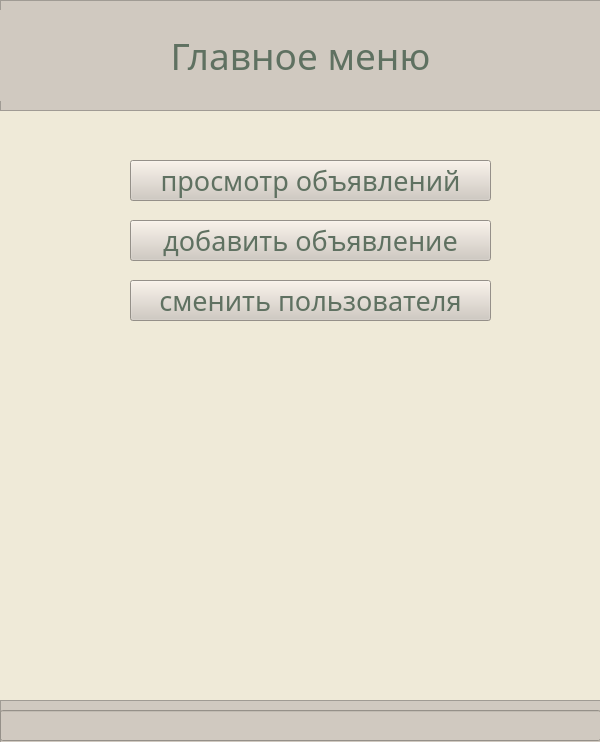
<?xml version="1.0" encoding="UTF-8"?>
<ui version="4.0">
 <class>MainWindow</class>
 <widget class="QMainWindow" name="MainWindow">
  <property name="geometry">
   <rect>
    <x>0</x>
    <y>0</y>
    <width>600</width>
    <height>742</height>
   </rect>
  </property>
  <property name="font">
   <font>
    <family>Microsoft Himalaya</family>
    <pointsize>16</pointsize>
   </font>
  </property>
  <property name="windowTitle">
   <string>MainWindow</string>
  </property>
  <widget class="QWidget" name="centralwidget">
   <property name="styleSheet">
    <string notr="true">background-color: rgb(239, 234, 216);</string>
   </property>
   <widget class="QFrame" name="frame">
    <property name="geometry">
     <rect>
      <x>0</x>
      <y>0</y>
      <width>601</width>
      <height>111</height>
     </rect>
    </property>
    <property name="styleSheet">
     <string notr="true">background-color: rgb(208, 201, 192);</string>
    </property>
    <property name="frameShape">
     <enum>QFrame::StyledPanel</enum>
    </property>
    <property name="frameShadow">
     <enum>QFrame::Raised</enum>
    </property>
    <widget class="QLabel" name="label">
     <property name="geometry">
      <rect>
       <x>0</x>
       <y>10</y>
       <width>601</width>
       <height>91</height>
      </rect>
     </property>
     <property name="font">
      <font>
       <family>Microsoft Himalaya</family>
       <pointsize>28</pointsize>
      </font>
     </property>
     <property name="tabletTracking">
      <bool>false</bool>
     </property>
     <property name="acceptDrops">
      <bool>false</bool>
     </property>
     <property name="autoFillBackground">
      <bool>false</bool>
     </property>
     <property name="styleSheet">
      <string notr="true">color: rgb(95, 113, 97);</string>
     </property>
     <property name="text">
      <string>Главное меню</string>
     </property>
     <property name="alignment">
      <set>Qt::AlignCenter</set>
     </property>
     <property name="wordWrap">
      <bool>true</bool>
     </property>
    </widget>
   </widget>
   <widget class="QPushButton" name="watch_button">
    <property name="geometry">
     <rect>
      <x>130</x>
      <y>160</y>
      <width>361</width>
      <height>41</height>
     </rect>
    </property>
    <property name="font">
     <font>
      <family>Microsoft Himalaya</family>
      <pointsize>20</pointsize>
      <weight>50</weight>
      <italic>false</italic>
      <bold>false</bold>
     </font>
    </property>
    <property name="autoFillBackground">
     <bool>false</bool>
    </property>
    <property name="styleSheet">
     <string notr="true">font: 20pt &quot;Microsoft Himalaya&quot;;
background-color: rgb(208, 201, 192);
color: rgb(95, 113, 97);</string>
    </property>
    <property name="text">
     <string>просмотр объявлений</string>
    </property>
   </widget>
   <widget class="QFrame" name="frame_2">
    <property name="geometry">
     <rect>
      <x>0</x>
      <y>700</y>
      <width>611</width>
      <height>51</height>
     </rect>
    </property>
    <property name="styleSheet">
     <string notr="true">background-color: rgb(208, 201, 192);</string>
    </property>
    <property name="frameShape">
     <enum>QFrame::StyledPanel</enum>
    </property>
    <property name="frameShadow">
     <enum>QFrame::Raised</enum>
    </property>
    <widget class="QLineEdit" name="login_status">
     <property name="geometry">
      <rect>
       <x>0</x>
       <y>10</y>
       <width>601</width>
       <height>31</height>
      </rect>
     </property>
     <property name="font">
      <font>
       <family>Arial</family>
       <pointsize>18</pointsize>
      </font>
     </property>
     <property name="styleSheet">
      <string notr="true">color: rgb(109, 139, 116);</string>
     </property>
     <property name="text">
      <string/>
     </property>
    </widget>
   </widget>
   <widget class="QPushButton" name="add_button">
    <property name="geometry">
     <rect>
      <x>130</x>
      <y>220</y>
      <width>361</width>
      <height>41</height>
     </rect>
    </property>
    <property name="font">
     <font>
      <family>Microsoft Himalaya</family>
      <pointsize>20</pointsize>
      <weight>50</weight>
      <italic>false</italic>
      <bold>false</bold>
     </font>
    </property>
    <property name="autoFillBackground">
     <bool>false</bool>
    </property>
    <property name="styleSheet">
     <string notr="true">font: 20pt &quot;Microsoft Himalaya&quot;;
background-color: rgb(208, 201, 192);
color: rgb(95, 113, 97);</string>
    </property>
    <property name="text">
     <string>добавить объявление</string>
    </property>
   </widget>
   <widget class="QPushButton" name="exit_button">
    <property name="geometry">
     <rect>
      <x>130</x>
      <y>280</y>
      <width>361</width>
      <height>41</height>
     </rect>
    </property>
    <property name="font">
     <font>
      <family>Microsoft Himalaya</family>
      <pointsize>20</pointsize>
      <weight>50</weight>
      <italic>false</italic>
      <bold>false</bold>
     </font>
    </property>
    <property name="autoFillBackground">
     <bool>false</bool>
    </property>
    <property name="styleSheet">
     <string notr="true">font: 20pt &quot;Microsoft Himalaya&quot;;
background-color: rgb(208, 201, 192);
color: rgb(95, 113, 97);</string>
    </property>
    <property name="text">
     <string>сменить пользователя</string>
    </property>
   </widget>
  </widget>
 </widget>
 <resources/>
 <connections/>
</ui>
